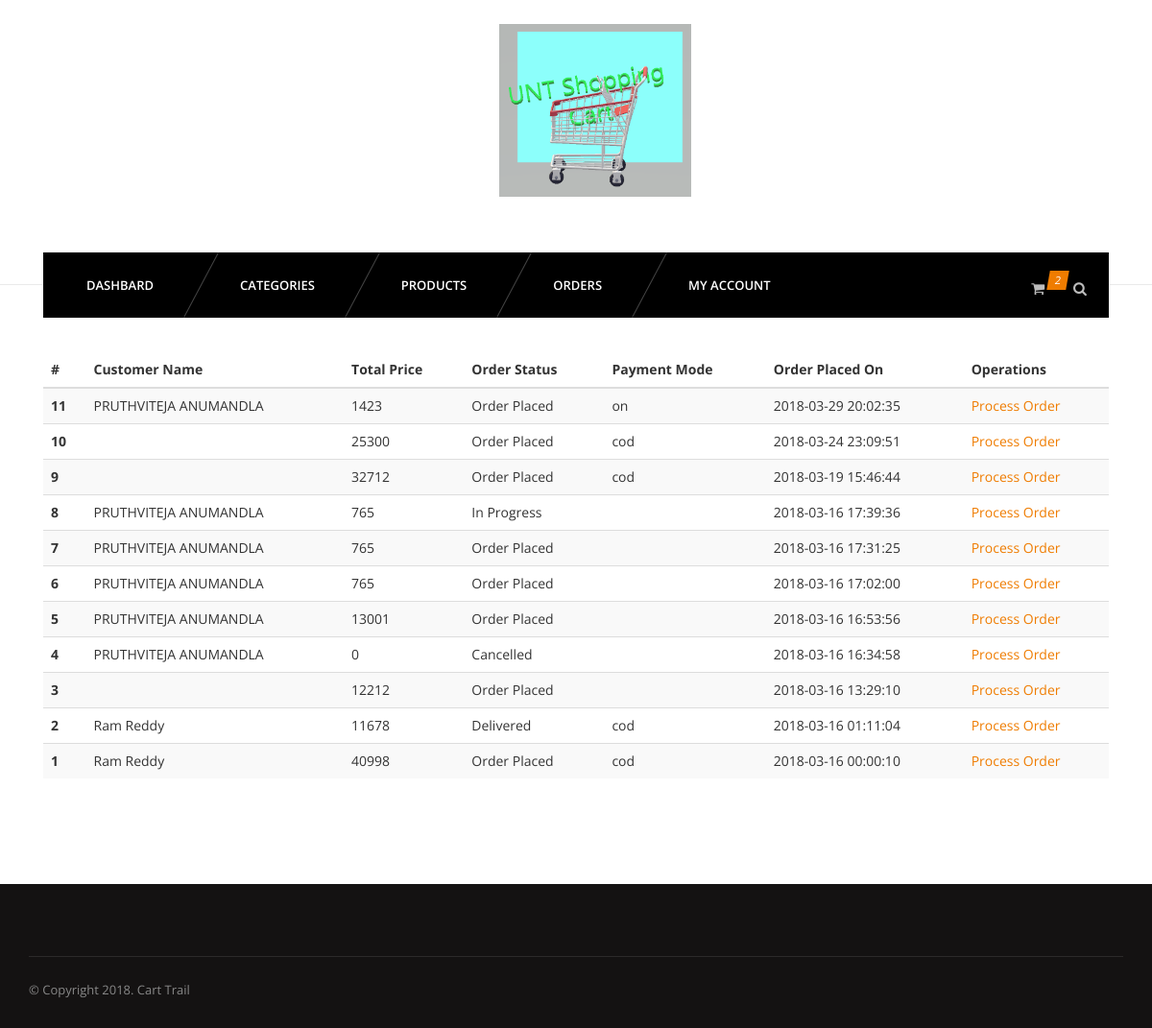
Before: /admin/orders.php (signed in) with the older database file.
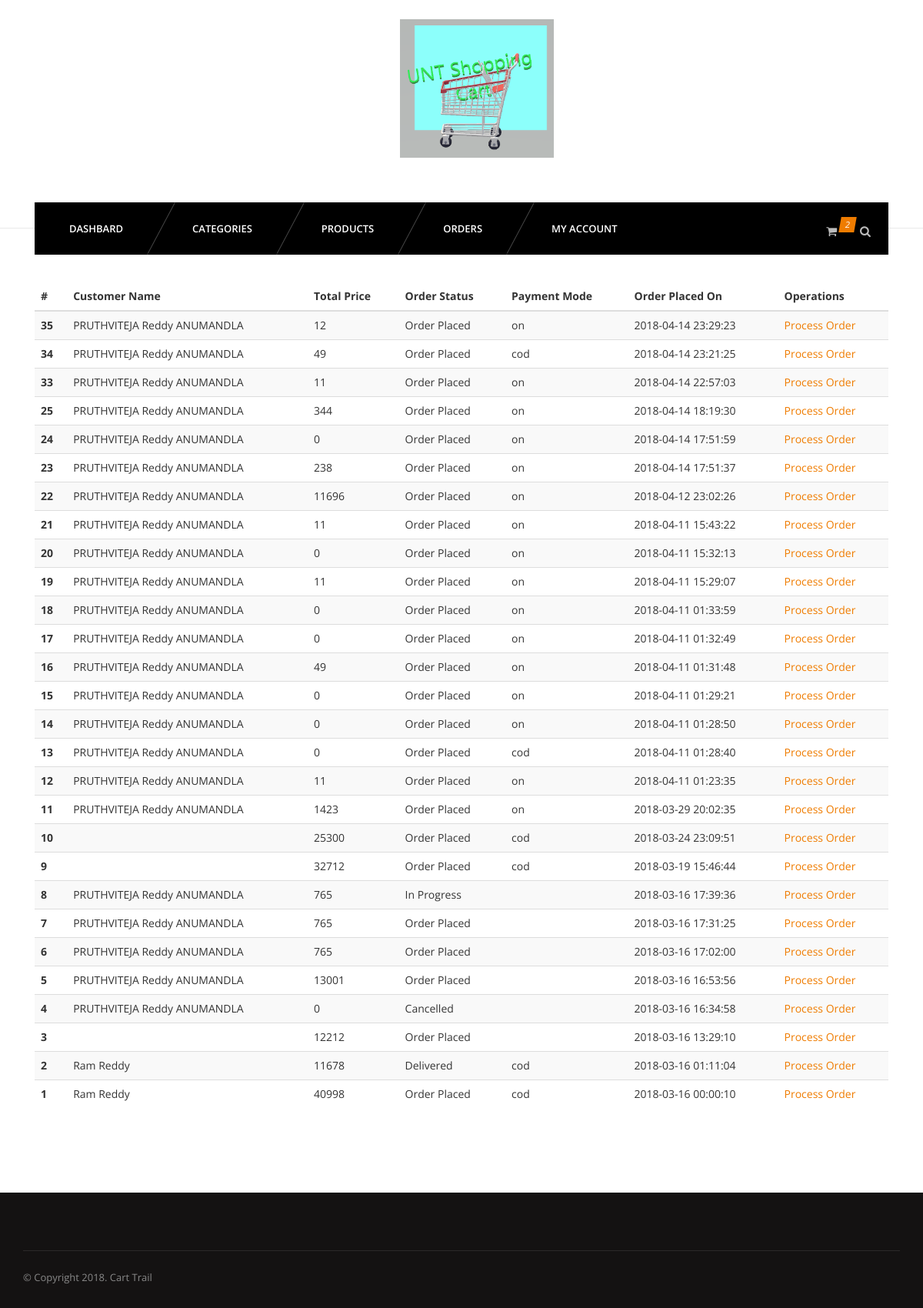
After: the same page with the newer database file.
### tables this page shows
CREATE TABLE `orders` (
  `id` int(11) NOT NULL,
  `uid` int(11) NOT NULL,
  `totalprice` varchar(255) NOT NULL,
  `orderstatus` varchar(255) NOT NULL,
  `paymentmode` varchar(255) NOT NULL,
  `timestamp` datetime NOT NULL DEFAULT CURRENT_TIMESTAMP
);

CREATE TABLE `usersmeta` (
  `id` int(11) NOT NULL,
  `uid` int(11) NOT NULL,
  `firstname` varchar(255) NOT NULL,
  `lastname` varchar(255) NOT NULL,
  `company` varchar(255) NOT NULL,
  `address1` varchar(255) NOT NULL,
  `address2` varchar(255) NOT NULL,
  `city` varchar(255) NOT NULL,
  `state` varchar(255) NOT NULL,
  `country` varchar(255) NOT NULL,
  `zip` varchar(255) NOT NULL,
  `mobile` varchar(255) NOT NULL
);

### admin/orders.php (the view, shortened to what this page needs)
<?php include 'inc/header.php' ?>
<?php include 'inc/nav.php' ?>
<section id="content">
	<div class="content-blog">
		<div class="container">
			<table class="table table-striped">
				<thead>
					<tr>
						<th>#</th>
						<th>Customer Name</th>
						<th>Total Price</th>
						<th>Order Status</th>
						<th>Payment Mode</th>
						<th>Order Placed On</th>
						<th>Operations</th>
					</tr>
				</thead>
				<tbody>
				<?php
					$sql = "SELECT o.id, o.totalprice, o.orderstatus, o.paymentmode, o.`timestamp`, u.firstname, u.lastname FROM orders o JOIN usersmeta u WHERE o.uid=u.uid ORDER BY o.id DESC";
					$res = mysqli_query($connection, $sql);
					while ($r = mysqli_fetch_assoc($res)) {
				?>
					<tr>
						<th scope="row"><?php echo $r['id']; ?></th>
						<td><?php echo $r['firstname']. " " . $r['lastname']; ?></td>
						<td><?php echo $r['totalprice']; ?></td>
						<td><?php echo $r['orderstatus']; ?></td>
						<td><?php echo $r['paymentmode']; ?></td>
						<td><?php echo $r['timestamp']; ?></td>
						<td><a href="order-process.php?id=<?php echo $r['id']; ?>">Process Order</a></td>
					</tr>
				<?php } ?>
				</tbody>
			</table>
		</div>
	</div>
</section>
<?php include 'inc/footer.php' ?>

Changed rows visible on the page:
added orders: id "35", usersmeta.firstname "PRUTHVITEJA Reddy", usersmeta.lastname "ANUMANDLA", totalprice "12", orderstatus "Order Placed", paymentmode "on", timestamp "2018-04-14 23:29:23"
added orders: id "34", usersmeta.firstname "PRUTHVITEJA Reddy", usersmeta.lastname "ANUMANDLA", totalprice "49", orderstatus "Order Placed", paymentmode "cod", timestamp "2018-04-14 23:21:25"
added orders: id "33", usersmeta.firstname "PRUTHVITEJA Reddy", usersmeta.lastname "ANUMANDLA", totalprice "11", orderstatus "Order Placed", paymentmode "on", timestamp "2018-04-14 22:57:03"
added orders: id "25", usersmeta.firstname "PRUTHVITEJA Reddy", usersmeta.lastname "ANUMANDLA", totalprice "344", orderstatus "Order Placed", paymentmode "on", timestamp "2018-04-14 18:19:30"
added orders: id "24", usersmeta.firstname "PRUTHVITEJA Reddy", usersmeta.lastname "ANUMANDLA", totalprice "0", orderstatus "Order Placed", paymentmode "on", timestamp "2018-04-14 17:51:59"
added orders: id "23", usersmeta.firstname "PRUTHVITEJA Reddy", usersmeta.lastname "ANUMANDLA", totalprice "238", orderstatus "Order Placed", paymentmode "on", timestamp "2018-04-14 17:51:37"
added orders: id "22", usersmeta.firstname "PRUTHVITEJA Reddy", usersmeta.lastname "ANUMANDLA", totalprice "11696", orderstatus "Order Placed", paymentmode "on", timestamp "2018-04-12 23:02:26"
added orders: id "21", usersmeta.firstname "PRUTHVITEJA Reddy", usersmeta.lastname "ANUMANDLA", totalprice "11", orderstatus "Order Placed", paymentmode "on", timestamp "2018-04-11 15:43:22"
added orders: id "20", usersmeta.firstname "PRUTHVITEJA Reddy", usersmeta.lastname "ANUMANDLA", totalprice "0", orderstatus "Order Placed", paymentmode "on", timestamp "2018-04-11 15:32:13"
added orders: id "19", usersmeta.firstname "PRUTHVITEJA Reddy", usersmeta.lastname "ANUMANDLA", totalprice "11", orderstatus "Order Placed", paymentmode "on", timestamp "2018-04-11 15:29:07"
added orders: id "18", usersmeta.firstname "PRUTHVITEJA Reddy", usersmeta.lastname "ANUMANDLA", totalprice "0", orderstatus "Order Placed", paymentmode "on", timestamp "2018-04-11 01:33:59"
added orders: id "17", usersmeta.firstname "PRUTHVITEJA Reddy", usersmeta.lastname "ANUMANDLA", totalprice "0", orderstatus "Order Placed", paymentmode "on", timestamp "2018-04-11 01:32:49"
added orders: id "16", usersmeta.firstname "PRUTHVITEJA Reddy", usersmeta.lastname "ANUMANDLA", totalprice "49", orderstatus "Order Placed", paymentmode "on", timestamp "2018-04-11 01:31:48"
added orders: id "15", usersmeta.firstname "PRUTHVITEJA Reddy", usersmeta.lastname "ANUMANDLA", totalprice "0", orderstatus "Order Placed", paymentmode "on", timestamp "2018-04-11 01:29:21"
added orders: id "14", usersmeta.firstname "PRUTHVITEJA Reddy", usersmeta.lastname "ANUMANDLA", totalprice "0", orderstatus "Order Placed", paymentmode "on", timestamp "2018-04-11 01:28:50"
added orders: id "13", usersmeta.firstname "PRUTHVITEJA Reddy", usersmeta.lastname "ANUMANDLA", totalprice "0", orderstatus "Order Placed", paymentmode "cod", timestamp "2018-04-11 01:28:40"
added orders: id "12", usersmeta.firstname "PRUTHVITEJA Reddy", usersmeta.lastname "ANUMANDLA", totalprice "11", orderstatus "Order Placed", paymentmode "on", timestamp "2018-04-11 01:23:35"
changed through a linked row, orders id 11: usersmeta.firstname "PRUTHVITEJA" → "PRUTHVITEJA Reddy"
changed through a linked row, orders "In Progress": usersmeta.firstname "PRUTHVITEJA" → "PRUTHVITEJA Reddy"
changed through a linked row, orders id 7: usersmeta.firstname "PRUTHVITEJA" → "PRUTHVITEJA Reddy"
changed through a linked row, orders id 6: usersmeta.firstname "PRUTHVITEJA" → "PRUTHVITEJA Reddy"
changed through a linked row, orders id 5: usersmeta.firstname "PRUTHVITEJA" → "PRUTHVITEJA Reddy"
changed through a linked row, orders "Cancelled": usersmeta.firstname "PRUTHVITEJA" → "PRUTHVITEJA Reddy"
